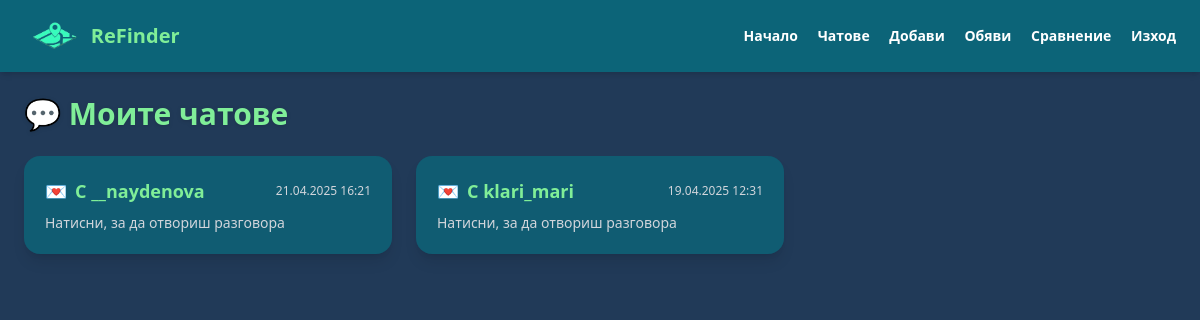
Page /chat/ (signed in) on the earlier database version.
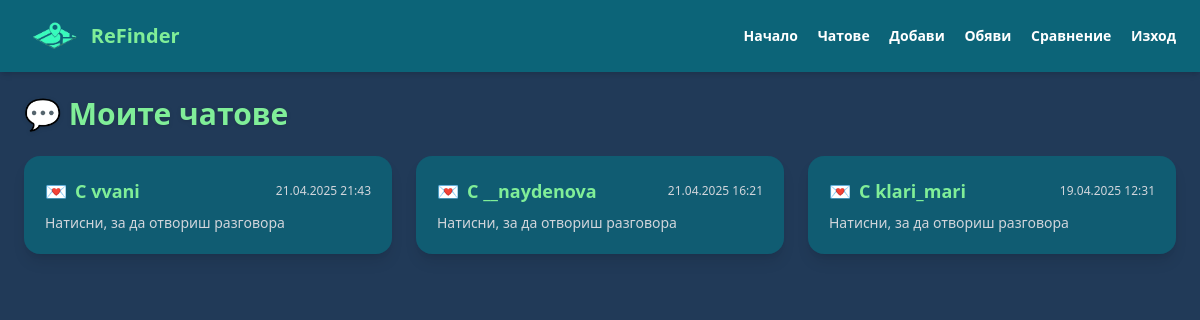
Same page on the later database version.
### ReFinds/models.py (models this page shows, shortened)
class Chat(models.Model):
    participants = models.ManyToManyField(User)
    created_at = models.DateTimeField(auto_now_add=True)

### ReFinds/views.py (the view)
# urls.py: path('chat/', views.chat_list, name='chat_list'),
@login_required
def chat_list(request):
    chats = Chat.objects.filter(participants=request.user).order_by('-created_at')
    chat_data = [
        {'chat': chat, 'other_user': chat.participants.exclude(id=request.user.id).first()}
        for chat in chats
    ]
    return render(request, 'chat_list.html', {'chat_data': chat_data})

### ReFinds/templates/chat_list.html (shortened to what this page needs)
<!DOCTYPE html>
{% load static %}
<html lang="bg">
<head>
  <script src="https://cdn.tailwindcss.com"></script>
</head>
<body class="bg-[#213A58] text-white min-h-screen flex flex-col">
  <nav class="flex justify-between items-center px-6 py-4 bg-[#0C6478] shadow-md">
    <div class="flex items-center gap-2">
      <img src="{% static 'logo-removebg-preview.png' %}" alt="ReFinder Logo" class="h-10">
      <span class="text-xl font-bold text-[#80EE98]">ReFinder</span>
    </div>
    <div class="space-x-4 text-sm font-semibold">
      <a href="{% url 'home' %}" class="hover:text-[#80EE98]">Начало</a>
      <a href="{% url 'chat_list' %}" class="hover:text-[#80EE98]">Чатове</a>
      <a href="{% url 'listing' %}" class="hover:text-[#80EE98]">Добави</a>
      <a href="{% url 'ad_list' %}" class="hover:text-[#80EE98]">Обяви</a>
      <a href="{% url 'image_search' %}" class="hover:text-[#80EE98]" >Сравнение</a>
      <a href="{% url 'logout' %}" class="hover:text-[#80EE98]">Изход</a>
    </div>
  </nav>
  <div class="px-6 py-6">
    <h1 class="text-3xl font-bold text-[#80EE98] mb-6 drop-shadow">💬 Моите чатове</h1>
    {% if chat_data %}
      <ul class="grid grid-cols-1 md:grid-cols-2 lg:grid-cols-3 gap-6">
        {% for item in chat_data %}
          <li>
            <a href="{% url 'chat_detail' item.chat.id %}" class="block bg-[#0C6478]/80 hover:bg-[#15919B]/80 transition-all p-5 rounded-2xl shadow-lg border border-transparent hover:border-[#80EE98]">
              <div class="flex items-center justify-between mb-2">
                <div class="text-lg font-semibold text-[#80EE98] flex items-center gap-2">
                  💌 <span>С <strong>{{ item.other_user.username }}</strong></span>
                </div>
                <span class="text-xs text-gray-300">{{ item.chat.created_at|date:"d.m.Y H:i" }}</span>
              </div>
              <p class="text-sm text-gray-300">Натисни, за да отвориш разговора</p>
            </a>
          </li>
        {% endfor %}
      </ul>
    {% else %}
      <p class="text-gray-300 text-lg italic">Нямаш активни разговори. 🤷‍♂️</p>
    {% endif %}
  </div>
</body>
</html>

Differences in the rows shown:
added Chat: other_user.username "vvani", chat.created_at "21.04.2025 21:43"
